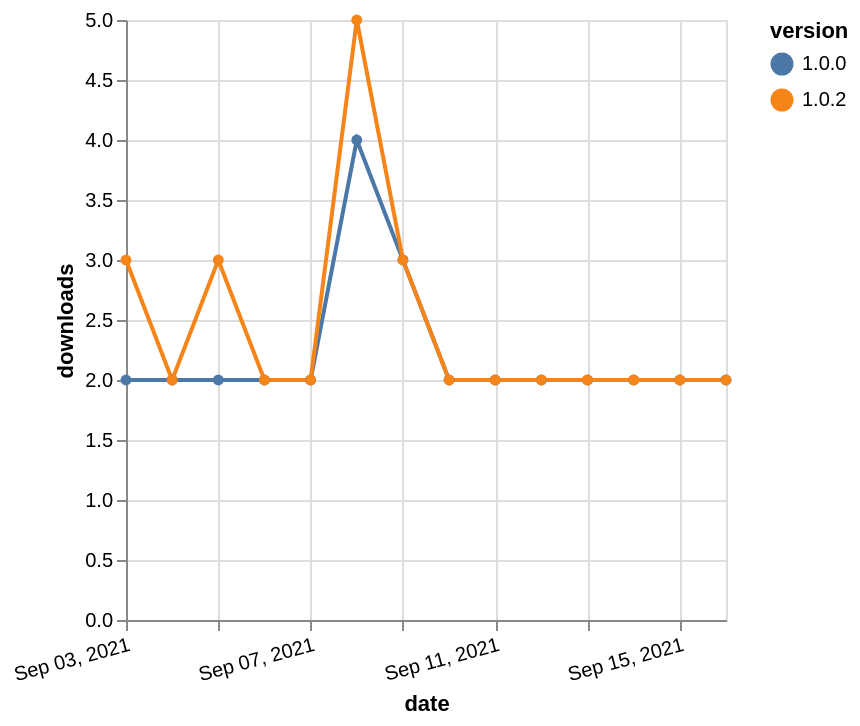

Vega-Lite specification stored for this chart:
### Vega-Lite specification from a JSON file in a GitHub repository (floating-point values rounded to 4 significant figures)
{"$schema": "https://vega.github.io/schema/vega-lite/v5.json", "description": "A simple bar chart with embedded data.", "data": {"values": [{"date": "2021-09-03", "total": 2528, "delta": 2, "version": "1.0.0"}, {"date": "2021-09-04", "total": 2530, "delta": 2, "version": "1.0.0"}, {"date": "2021-09-05", "total": 2532, "delta": 2, "version": "1.0.0"}, {"date": "2021-09-06", "total": 2534, "delta": 2, "version": "1.0.0"}, {"date": "2021-09-07", "total": 2536, "delta": 2, "version": "1.0.0"}, {"date": "2021-09-08", "total": 2540, "delta": 4, "version": "1.0.0"}, {"date": "2021-09-09", "total": 2543, "delta": 3, "version": "1.0.0"}, {"date": "2021-09-10", "total": 2545, "delta": 2, "version": "1.0.0"}, {"date": "2021-09-11", "total": 2547, "delta": 2, "version": "1.0.0"}, {"date": "2021-09-12", "total": 2549, "delta": 2, "version": "1.0.0"}, {"date": "2021-09-13", "total": 2551, "delta": 2, "version": "1.0.0"}, {"date": "2021-09-14", "total": 2553, "delta": 2, "version": "1.0.0"}, {"date": "2021-09-15", "total": 2555, "delta": 2, "version": "1.0.0"}, {"date": "2021-09-16", "total": 2557, "delta": 2, "version": "1.0.0"}, {"date": "2021-09-03", "total": 1963, "delta": 3, "version": "1.0.2"}, {"date": "2021-09-04", "total": 1965, "delta": 2, "version": "1.0.2"}, {"date": "2021-09-05", "total": 1968, "delta": 3, "version": "1.0.2"}, {"date": "2021-09-06", "total": 1970, "delta": 2, "version": "1.0.2"}, {"date": "2021-09-07", "total": 1972, "delta": 2, "version": "1.0.2"}, {"date": "2021-09-08", "total": 1977, "delta": 5, "version": "1.0.2"}, {"date": "2021-09-09", "total": 1980, "delta": 3, "version": "1.0.2"}, {"date": "2021-09-10", "total": 1982, "delta": 2, "version": "1.0.2"}, {"date": "2021-09-11", "total": 1984, "delta": 2, "version": "1.0.2"}, {"date": "2021-09-12", "total": 1986, "delta": 2, "version": "1.0.2"}, {"date": "2021-09-13", "total": 1988, "delta": 2, "version": "1.0.2"}, {"date": "2021-09-14", "total": 1990, "delta": 2, "version": "1.0.2"}, {"date": "2021-09-15", "total": 1992, "delta": 2, "version": "1.0.2"}, {"date": "2021-09-16", "total": 1994, "delta": 2, "version": "1.0.2"}]}, "width": "container", "mark": {"type": "line", "point": {"filled": true}}, "encoding": {"x": {"field": "date", "type": "temporal", "timeUnit": "yearmonthdate", "title": "date", "axis": {"labelAngle": -15}}, "y": {"field": "delta", "type": "quantitative", "title": "downloads"}, "color": {"field": "version", "type": "nominal"}, "tooltip": {"field": "delta"}}}
